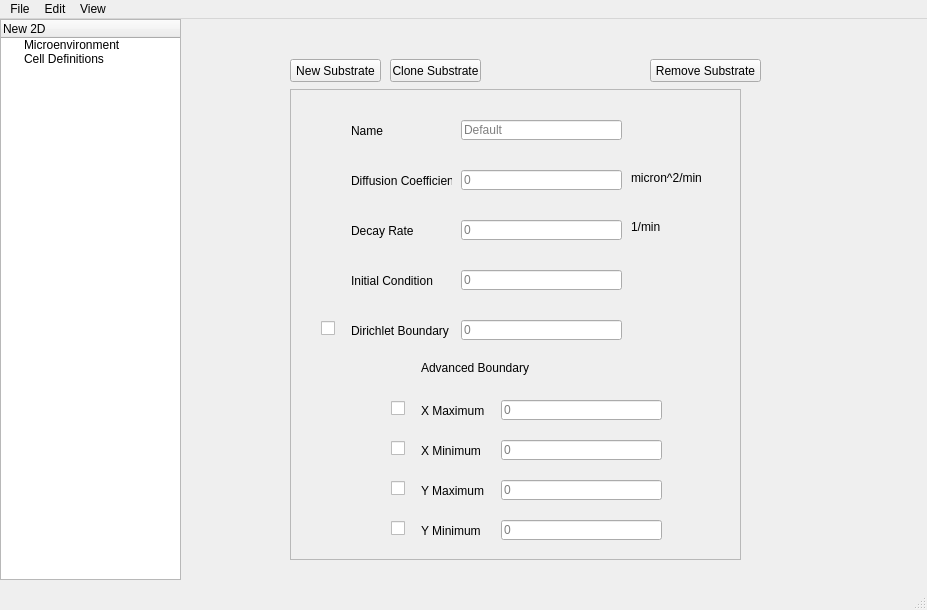
<?xml version="1.0" encoding="UTF-8"?>
<ui version="4.0">
 <class>MainWindow</class>
 <widget class="QMainWindow" name="MainWindow">
  <property name="geometry">
   <rect>
    <x>0</x>
    <y>0</y>
    <width>927</width>
    <height>610</height>
   </rect>
  </property>
  <property name="windowTitle">
   <string>MainWindow</string>
  </property>
  <widget class="QWidget" name="centralwidget">
   <widget class="QTreeWidget" name="Outline">
    <property name="geometry">
     <rect>
      <x>0</x>
      <y>0</y>
      <width>181</width>
      <height>561</height>
     </rect>
    </property>
    <property name="columnCount">
     <number>1</number>
    </property>
    <column>
     <property name="text">
      <string>New 2D</string>
     </property>
     <property name="textAlignment">
      <set>AlignLeading|AlignVCenter</set>
     </property>
    </column>
    <item>
     <property name="text">
      <string>Microenvironment</string>
     </property>
    </item>
    <item>
     <property name="text">
      <string>Cell Definitions</string>
     </property>
    </item>
   </widget>
   <widget class="QPushButton" name="New">
    <property name="geometry">
     <rect>
      <x>290</x>
      <y>40</y>
      <width>91</width>
      <height>23</height>
     </rect>
    </property>
    <property name="text">
     <string>New Substrate</string>
    </property>
   </widget>
   <widget class="QPushButton" name="Remove">
    <property name="geometry">
     <rect>
      <x>650</x>
      <y>40</y>
      <width>111</width>
      <height>23</height>
     </rect>
    </property>
    <property name="text">
     <string>Remove Substrate</string>
    </property>
   </widget>
   <widget class="QScrollArea" name="scrollArea">
    <property name="geometry">
     <rect>
      <x>290</x>
      <y>70</y>
      <width>451</width>
      <height>471</height>
     </rect>
    </property>
    <property name="widgetResizable">
     <bool>true</bool>
    </property>
    <widget class="QWidget" name="scrollAreaWidgetContents">
     <property name="geometry">
      <rect>
       <x>0</x>
       <y>0</y>
       <width>449</width>
       <height>469</height>
      </rect>
     </property>
     <widget class="QLabel" name="label_5">
      <property name="geometry">
       <rect>
        <x>60</x>
        <y>230</y>
        <width>101</width>
        <height>21</height>
       </rect>
      </property>
      <property name="text">
       <string>Dirichlet Boundary</string>
      </property>
     </widget>
     <widget class="QLabel" name="label_4">
      <property name="geometry">
       <rect>
        <x>60</x>
        <y>180</y>
        <width>101</width>
        <height>21</height>
       </rect>
      </property>
      <property name="text">
       <string>Initial Condition</string>
      </property>
     </widget>
     <widget class="QLabel" name="label_3">
      <property name="geometry">
       <rect>
        <x>60</x>
        <y>130</y>
        <width>101</width>
        <height>21</height>
       </rect>
      </property>
      <property name="text">
       <string>Decay Rate</string>
      </property>
     </widget>
     <widget class="QLabel" name="label_2">
      <property name="geometry">
       <rect>
        <x>60</x>
        <y>80</y>
        <width>101</width>
        <height>21</height>
       </rect>
      </property>
      <property name="text">
       <string>Diffusion Coefficient</string>
      </property>
     </widget>
     <widget class="QLabel" name="label">
      <property name="geometry">
       <rect>
        <x>60</x>
        <y>30</y>
        <width>101</width>
        <height>21</height>
       </rect>
      </property>
      <property name="text">
       <string>Name</string>
      </property>
     </widget>
     <widget class="QLineEdit" name="name">
      <property name="geometry">
       <rect>
        <x>170</x>
        <y>30</y>
        <width>161</width>
        <height>20</height>
       </rect>
      </property>
      <property name="placeholderText">
       <string>Default</string>
      </property>
     </widget>
     <widget class="QCheckBox" name="checkBox">
      <property name="geometry">
       <rect>
        <x>30</x>
        <y>230</y>
        <width>16</width>
        <height>16</height>
       </rect>
      </property>
      <property name="text">
       <string/>
      </property>
      <property name="checked">
       <bool>false</bool>
      </property>
     </widget>
     <widget class="QLineEdit" name="diffusionCoeff">
      <property name="geometry">
       <rect>
        <x>170</x>
        <y>80</y>
        <width>161</width>
        <height>20</height>
       </rect>
      </property>
      <property name="inputMethodHints">
       <set>Qt::ImhDigitsOnly</set>
      </property>
      <property name="placeholderText">
       <string>0</string>
      </property>
     </widget>
     <widget class="QLineEdit" name="decayRate">
      <property name="geometry">
       <rect>
        <x>170</x>
        <y>130</y>
        <width>161</width>
        <height>20</height>
       </rect>
      </property>
      <property name="placeholderText">
       <string>0</string>
      </property>
     </widget>
     <widget class="QLineEdit" name="initialCond">
      <property name="geometry">
       <rect>
        <x>170</x>
        <y>180</y>
        <width>161</width>
        <height>20</height>
       </rect>
      </property>
      <property name="placeholderText">
       <string>0</string>
      </property>
     </widget>
     <widget class="QLineEdit" name="dirchBoundary">
      <property name="enabled">
       <bool>true</bool>
      </property>
      <property name="geometry">
       <rect>
        <x>170</x>
        <y>230</y>
        <width>161</width>
        <height>20</height>
       </rect>
      </property>
      <property name="placeholderText">
       <string>0</string>
      </property>
     </widget>
     <widget class="QLabel" name="label_6">
      <property name="geometry">
       <rect>
        <x>130</x>
        <y>270</y>
        <width>111</width>
        <height>16</height>
       </rect>
      </property>
      <property name="text">
       <string>Advanced Boundary</string>
      </property>
     </widget>
     <widget class="QLabel" name="label_7">
      <property name="geometry">
       <rect>
        <x>130</x>
        <y>310</y>
        <width>71</width>
        <height>21</height>
       </rect>
      </property>
      <property name="text">
       <string>X Maximum</string>
      </property>
     </widget>
     <widget class="QLabel" name="label_8">
      <property name="geometry">
       <rect>
        <x>130</x>
        <y>350</y>
        <width>71</width>
        <height>21</height>
       </rect>
      </property>
      <property name="text">
       <string>X Minimum</string>
      </property>
     </widget>
     <widget class="QLabel" name="label_9">
      <property name="geometry">
       <rect>
        <x>130</x>
        <y>390</y>
        <width>71</width>
        <height>21</height>
       </rect>
      </property>
      <property name="text">
       <string>Y Maximum</string>
      </property>
     </widget>
     <widget class="QLabel" name="label_10">
      <property name="geometry">
       <rect>
        <x>130</x>
        <y>430</y>
        <width>71</width>
        <height>21</height>
       </rect>
      </property>
      <property name="text">
       <string>Y Minimum</string>
      </property>
     </widget>
     <widget class="QLineEdit" name="lineEdit_6">
      <property name="geometry">
       <rect>
        <x>210</x>
        <y>310</y>
        <width>161</width>
        <height>20</height>
       </rect>
      </property>
      <property name="placeholderText">
       <string>0</string>
      </property>
     </widget>
     <widget class="QLineEdit" name="lineEdit_7">
      <property name="geometry">
       <rect>
        <x>210</x>
        <y>350</y>
        <width>161</width>
        <height>20</height>
       </rect>
      </property>
      <property name="placeholderText">
       <string>0</string>
      </property>
     </widget>
     <widget class="QLineEdit" name="lineEdit_8">
      <property name="geometry">
       <rect>
        <x>210</x>
        <y>390</y>
        <width>161</width>
        <height>20</height>
       </rect>
      </property>
      <property name="placeholderText">
       <string>0</string>
      </property>
     </widget>
     <widget class="QLineEdit" name="lineEdit_9">
      <property name="geometry">
       <rect>
        <x>210</x>
        <y>430</y>
        <width>161</width>
        <height>20</height>
       </rect>
      </property>
      <property name="placeholderText">
       <string>0</string>
      </property>
     </widget>
     <widget class="QCheckBox" name="checkBox_2">
      <property name="geometry">
       <rect>
        <x>100</x>
        <y>310</y>
        <width>16</width>
        <height>16</height>
       </rect>
      </property>
      <property name="text">
       <string/>
      </property>
     </widget>
     <widget class="QCheckBox" name="checkBox_3">
      <property name="geometry">
       <rect>
        <x>100</x>
        <y>350</y>
        <width>16</width>
        <height>16</height>
       </rect>
      </property>
      <property name="text">
       <string/>
      </property>
     </widget>
     <widget class="QCheckBox" name="checkBox_4">
      <property name="geometry">
       <rect>
        <x>100</x>
        <y>390</y>
        <width>16</width>
        <height>16</height>
       </rect>
      </property>
      <property name="text">
       <string/>
      </property>
     </widget>
     <widget class="QCheckBox" name="checkBox_5">
      <property name="geometry">
       <rect>
        <x>100</x>
        <y>430</y>
        <width>16</width>
        <height>16</height>
       </rect>
      </property>
      <property name="text">
       <string/>
      </property>
     </widget>
     <widget class="QLabel" name="label_11">
      <property name="geometry">
       <rect>
        <x>340</x>
        <y>80</y>
        <width>71</width>
        <height>16</height>
       </rect>
      </property>
      <property name="text">
       <string>micron^2/min</string>
      </property>
     </widget>
     <widget class="QLabel" name="label_12">
      <property name="geometry">
       <rect>
        <x>340</x>
        <y>130</y>
        <width>47</width>
        <height>13</height>
       </rect>
      </property>
      <property name="text">
       <string>1/min</string>
      </property>
     </widget>
    </widget>
   </widget>
   <widget class="QPushButton" name="Clone">
    <property name="geometry">
     <rect>
      <x>390</x>
      <y>40</y>
      <width>91</width>
      <height>23</height>
     </rect>
    </property>
    <property name="text">
     <string>Clone Substrate</string>
    </property>
   </widget>
   <zorder>scrollArea</zorder>
   <zorder>Outline</zorder>
   <zorder>New</zorder>
   <zorder>Remove</zorder>
   <zorder>Clone</zorder>
  </widget>
  <widget class="QMenuBar" name="menubar">
   <property name="geometry">
    <rect>
     <x>0</x>
     <y>0</y>
     <width>927</width>
     <height>21</height>
    </rect>
   </property>
   <widget class="QMenu" name="menuFile">
    <property name="title">
     <string>File</string>
    </property>
    <widget class="QMenu" name="menuNew">
     <property name="title">
      <string>New</string>
     </property>
     <addaction name="action2D"/>
     <addaction name="action3D"/>
    </widget>
    <addaction name="menuNew"/>
    <addaction name="actionLoad"/>
    <addaction name="separator"/>
    <addaction name="actionSave"/>
   </widget>
   <widget class="QMenu" name="menuEdit">
    <property name="title">
     <string>Edit</string>
    </property>
   </widget>
   <widget class="QMenu" name="menuView">
    <property name="title">
     <string>View</string>
    </property>
    <addaction name="actionXML_Out"/>
   </widget>
   <addaction name="menuFile"/>
   <addaction name="menuEdit"/>
   <addaction name="menuView"/>
  </widget>
  <widget class="QStatusBar" name="statusbar"/>
  <action name="actionNew_Substrate">
   <property name="text">
    <string>New Substrate</string>
   </property>
  </action>
  <action name="actionLoad">
   <property name="text">
    <string>Load</string>
   </property>
  </action>
  <action name="actionSave">
   <property name="checkable">
    <bool>false</bool>
   </property>
   <property name="text">
    <string>Save</string>
   </property>
  </action>
  <action name="actionExport_to_XML">
   <property name="text">
    <string>Export to XML</string>
   </property>
  </action>
  <action name="actionLink">
   <property name="text">
    <string>Microenvironments</string>
   </property>
  </action>
  <action name="actionCell_Definitions">
   <property name="text">
    <string>Cell Definitions</string>
   </property>
  </action>
  <action name="actionXML_Out">
   <property name="text">
    <string>XML Out</string>
   </property>
  </action>
  <action name="action2D">
   <property name="text">
    <string>2D</string>
   </property>
  </action>
  <action name="action3D">
   <property name="text">
    <string>3D</string>
   </property>
  </action>
 </widget>
 <resources/>
 <connections/>
</ui>
